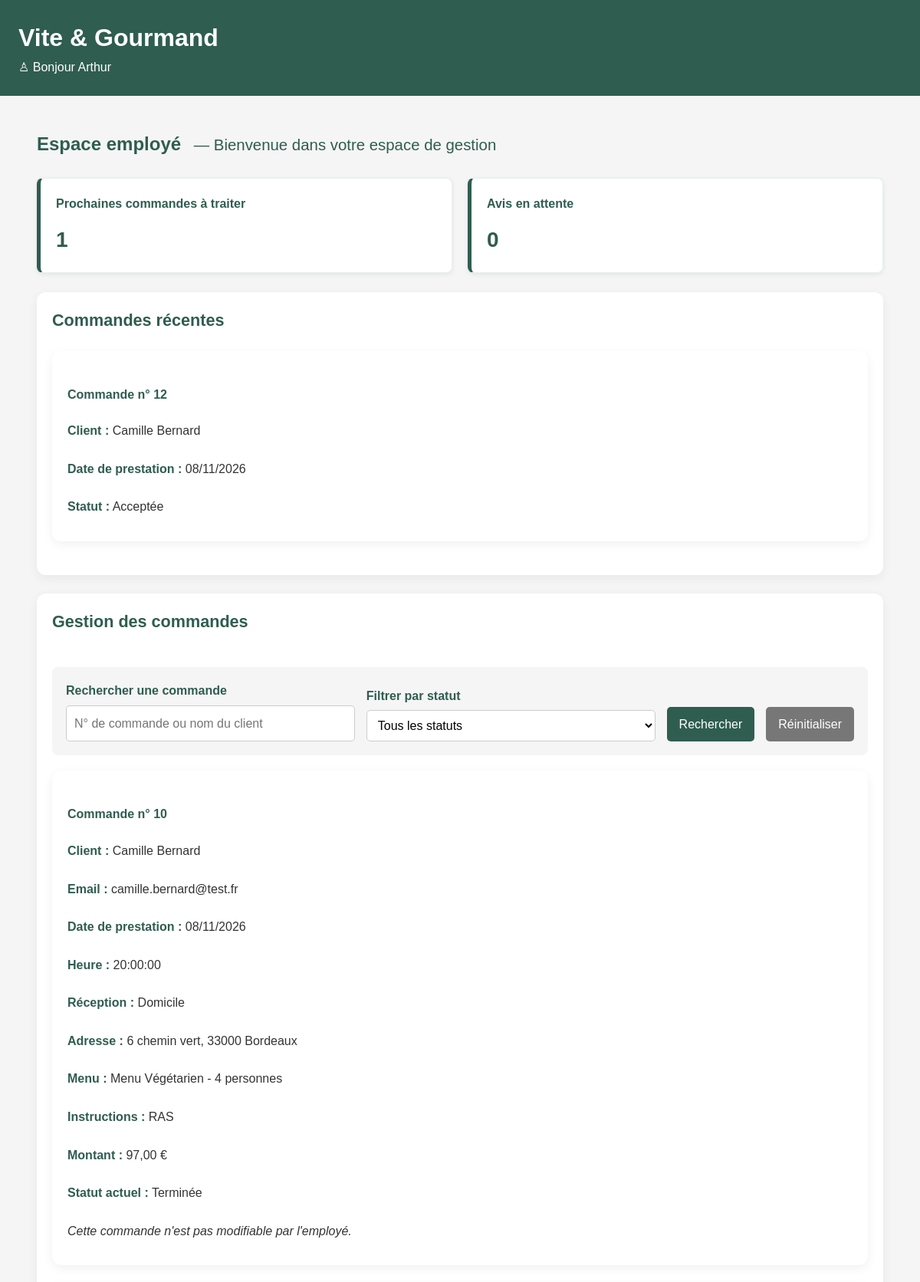
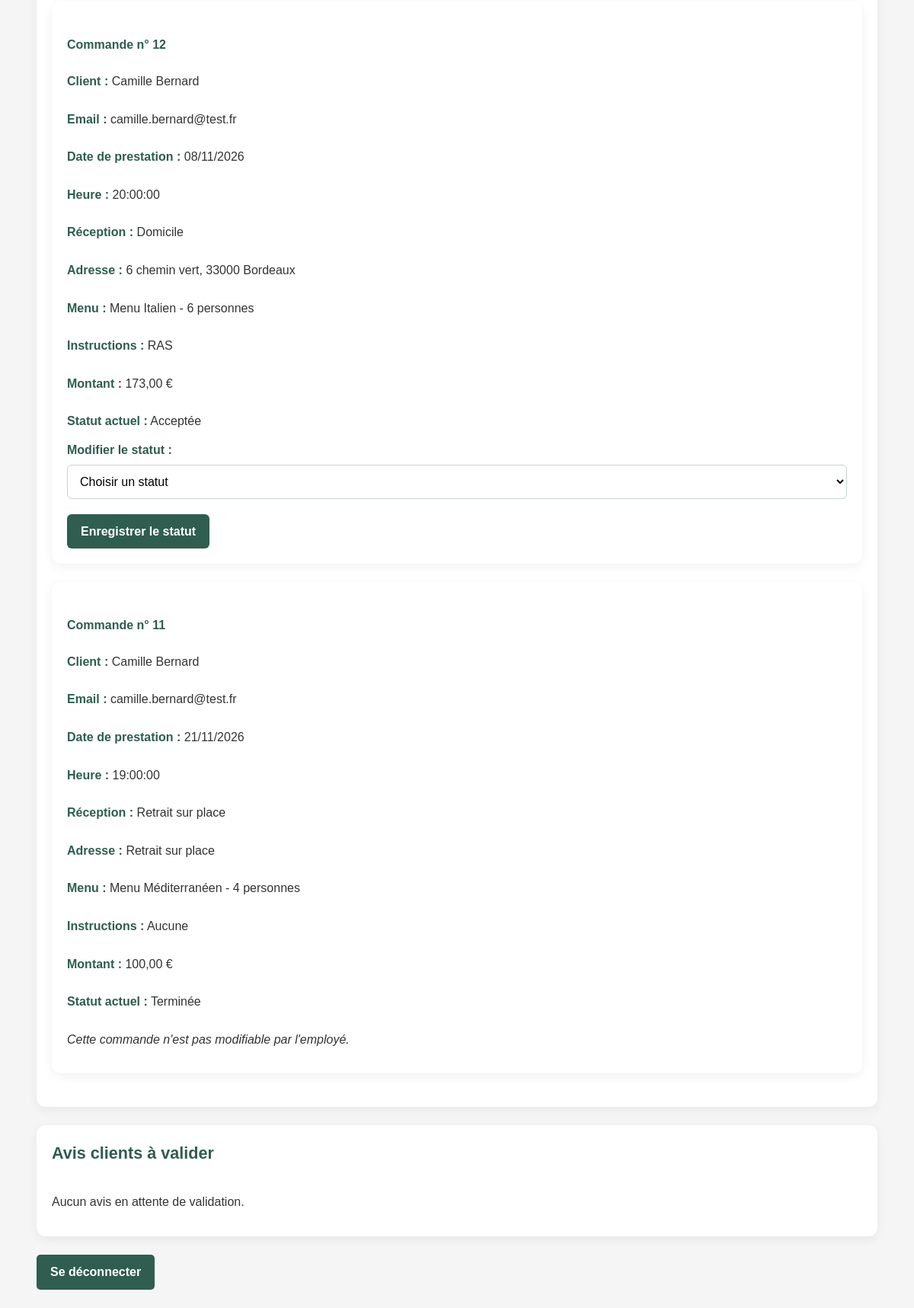
/espace-employe.php (signed in), run on the app's committed database (2 pictures, top to bottom).
### tables this page shows
CREATE TABLE `commande` (
  `id_commande` int(11) NOT NULL,
  `id_utilisateur` int(11) NOT NULL,
  `date_commande` datetime NOT NULL,
  `date_prestation` date NOT NULL,
  `heure_prestation` time NOT NULL,
  `lieu_livraison` varchar(150) NOT NULL,
  `adresse_livraison` varchar(255) NOT NULL,
  `prix_livraison` decimal(10,2) NOT NULL DEFAULT 0.00,
  `reduction` decimal(10,2) NOT NULL DEFAULT 0.00,
  `prix_total` decimal(10,2) NOT NULL,
  `materiel_prete` tinyint(1) NOT NULL DEFAULT 0,
  `date_retour_materiel` datetime DEFAULT NULL,
  `motif_annulation` text DEFAULT NULL,
  `mode_contact` varchar(50) DEFAULT NULL,
  `instructions` text DEFAULT NULL
);

CREATE TABLE `utilisateur` (
  `id_utilisateur` int(11) NOT NULL,
  `nom` varchar(100) NOT NULL,
  `prenom` varchar(100) NOT NULL,
  `email` varchar(150) NOT NULL,
  `gsm` varchar(20) DEFAULT NULL,
  `adresse` varchar(255) DEFAULT NULL,
  `mot_de_passe` varchar(255) NOT NULL,
  `role` varchar(30) NOT NULL,
  `actif` tinyint(1) NOT NULL DEFAULT 1,
  `token_reinitialisation` varchar(255) DEFAULT NULL,
  `expiration_reinitialisation` datetime DEFAULT NULL
);

CREATE TABLE `statut_commande` (
  `id_statut` int(11) NOT NULL,
  `libelle` varchar(100) NOT NULL
);

### espace-employe.php (the view, shortened to what this page needs)
<?php
$prenomEmploye = $_SESSION['prenom'] ?? 'Employé';
require_once 'config/database.php';
$recherche = trim($_GET['recherche'] ?? '');
$sqlCommandes = "
    SELECT
        c.id_commande,
        c.date_commande,
        c.date_prestation,
        c.heure_prestation,
        c.lieu_livraison,
        c.adresse_livraison,
        c.prix_total,
        c.instructions,
        u.nom,
        u.prenom,
        u.email,
        sc.id_statut,
        sc.libelle AS statut,
        (
            SELECT GROUP_CONCAT(
                CONCAT(m.titre, ' - ', lc.nombre_personnes, ' personnes')
                SEPARATOR ', '
            )
            FROM ligne_commande lc
            INNER JOIN menu m ON m.id_menu = lc.id_menu
            WHERE lc.id_commande = c.id_commande
        ) AS details_menu
    FROM commande c
    INNER JOIN utilisateur u
        ON u.id_utilisateur = c.id_utilisateur
    LEFT JOIN historique_commande h
        ON h.id_historique = (
            SELECT h2.id_historique
            FROM historique_commande h2
            WHERE h2.id_commande = c.id_commande
            ORDER BY h2.date_modification DESC,
                     h2.id_historique DESC
            LIMIT 1
        )
    LEFT JOIN statut_commande sc
        ON sc.id_statut = h.id_statut
    WHERE 1 = 1
";
$sqlCommandes .= " ORDER BY c.date_prestation ASC";
$requeteCommandes = $pdo->prepare($sqlCommandes);
$requeteCommandes->execute();
$commandes = $requeteCommandes->fetchAll(PDO::FETCH_ASSOC);
$commandesRecentes = [];
$commandesATraiter = 0;
$dateAujourdhui = date('Y-m-d');
foreach ($commandes as $commande) {
    $statutActuel = (int) ($commande['id_statut'] ?? 0);
    if (in_array($statutActuel, [1, 2, 3, 4], true)) {
        $commandesATraiter++;
        if ($commande['date_prestation'] >= $dateAujourdhui) {
            $commandesRecentes[] = $commande;
        }
    }
}
$commandesRecentes = array_slice($commandesRecentes, 0, 3);
$requeteAvis = $pdo->query("
    SELECT
        a.id_avis,
        a.note,
        a.commentaire,
        a.date_avis,
        c.id_commande,
        u.nom,
        u.prenom
    FROM avis a
    INNER JOIN commande c
        ON c.id_commande = a.id_commande
    INNER JOIN utilisateur u
        ON u.id_utilisateur = c.id_utilisateur
    WHERE a.statut_validation = 'En attente'
    ORDER BY a.date_avis ASC
");
$avisEnAttente = $requeteAvis->fetchAll(PDO::FETCH_ASSOC);
$nombreAvisEnAttente = count($avisEnAttente);
?>
<!DOCTYPE html>
<html lang="fr">
<head>
    <link rel="stylesheet" href="css/style.css">
</head>
<body>
<header class="site-header">
    <h1>Vite &amp; Gourmand</h1>
    <div class="bienvenue-header">
        <span aria-hidden="true">♙</span>
        Bonjour <?= htmlspecialchars($prenomEmploye) ?>
    </div>
</header>
<main class="contenu-principal">
    <h2>
        Espace employé
        <span class="bienvenue-employe">
            — Bienvenue dans votre espace de gestion
        </span>
    </h2>
    <div class="tableau-bord-employe">
        <div class="carte-statistique-employe">
            <h3>Prochaines commandes à traiter</h3>
            <p><?= $commandesATraiter ?></p>
        </div>
        <div class="carte-statistique-employe">
            <h3>Avis en attente</h3>
            <p><?= $nombreAvisEnAttente ?></p>
        </div>
    </div>
    <section class="carte-menu">
        <h3>Commandes récentes</h3>
        <?php if (!empty($commandesRecentes)) : ?>
            <?php foreach ($commandesRecentes as $commande) : ?>
                <article class="carte-menu">
                    <h4>
                        Commande n° <?= (int) $commande['id_commande'] ?>
                    </h4>
                    <p>
                        <strong>Client :</strong>
                        <?= htmlspecialchars($commande['prenom'] . ' ' . $commande['nom']) ?>
                    </p>
                    <p>
                        <strong>Date de prestation :</strong>
                        <?= date('d/m/Y', strtotime($commande['date_prestation'])) ?>
                    </p>
                    <p>
                        <strong>Statut :</strong>
                        <?= htmlspecialchars($commande['statut'] ?? 'Non défini') ?>
                    </p>
                </article>
            <?php endforeach; ?>
        <?php else : ?>
            <p>Aucune commande récente.</p>
        <?php endif; ?>
    </section>
    <section class="carte-menu">
        <h3>Gestion des commandes</h3>
        <form method="GET" class="filtres-commandes-employe">
            <div class="champ-filtre">
                <label for="recherche">Rechercher une commande</label>
                <input
                    type="text"
                    id="recherche"
                    name="recherche"
                    placeholder="N° de commande ou nom du client"
                    value="<?= htmlspecialchars($recherche) ?>"
                >
            </div>
            <div class="champ-filtre">
                <label for="filtre-statut">Filtrer par statut</label>
                <select id="filtre-statut" name="statut">
                    <option value="">Tous les statuts</option>
                </select>
            </div>
            <button type="submit">Rechercher</button>
            <a href="espace-employe.php" class="bouton-reinitialiser">
                Réinitialiser
            </a>
        </form>
        <?php if (!empty($commandes)) : ?>
            <?php foreach ($commandes as $commande) : ?>
                <article class="carte-menu">
                    <h4>
                        Commande n° <?= (int) $commande['id_commande'] ?>
                    </h4>
                    <p>
                        <strong>Client :</strong>
                        <?= htmlspecialchars($commande['prenom'] . ' ' . $commande['nom']) ?>
                    </p>
                    <p>
                        <strong>Email :</strong>
                        <?= htmlspecialchars($commande['email']) ?>
                    </p>
                    <p>
                        <strong>Date de prestation :</strong>
                        <?= date('d/m/Y', strtotime($commande['date_prestation'])) ?>
                    </p>
                    <p>
                        <strong>Heure :</strong>
                        <?= htmlspecialchars($commande['heure_prestation']) ?>
                    </p>
                    <p>
                        <strong>Réception :</strong>
                        <?= htmlspecialchars($commande['lieu_livraison']) ?>
                    </p>
                    <?php if (!empty($commande['adresse_livraison'])) : ?>
                        <p>
                            <strong>Adresse :</strong>
                            <?= htmlspecialchars($commande['adresse_livraison']) ?>
                        </p>
                    <?php endif; ?>
                    <p>
                        <strong>Menu :</strong>
                        <?= htmlspecialchars($commande['details_menu'] ?? 'Non renseigné') ?>
                    </p>
                    <p>
                        <strong>Instructions :</strong>
                        <?= nl2br(htmlspecialchars($commande['instructions'] ?? 'Aucune')) ?>
                    </p>
                    <p>
                        <strong>Montant :</strong>
                        <?= number_format((float) $commande['prix_total'], 2, ',', ' ') ?> €
                    </p>
                    <p>
                        <strong>Statut actuel :</strong>
                        <?= htmlspecialchars($commande['statut'] ?? 'Non défini') ?>
                    </p>
                    <?php
                    $statutActuel = (int) ($commande['id_statut'] ?? 0);
                    ?>
                    <?php if (in_array($statutActuel, [1, 2, 3, 4], true)) : ?>
                        <form action="espace-employe.php" method="POST">
                            <div class="champ-formulaire">
                                <label for="statut-<?= (int) $commande['id_commande'] ?>">
                                    Modifier le statut :
                                </label>
                                <select
                                    id="statut-<?= (int) $commande['id_commande'] ?>"
                                    name="id_statut"
                                    required
                                >
                                    <option value="">Choisir un statut</option>
                                </select>
                            </div>
                            <button type="submit" class="bouton">
                                Enregistrer le statut
                            </button>
                        </form>
                    <?php else : ?>
                        <p>
                            <em>
                                Cette commande n'est pas modifiable par l'employé.
                            </em>
                        </p>
                    <?php endif; ?>
                </article>
            <?php endforeach; ?>
        <?php else : ?>
            <p>Aucune commande enregistrée pour le moment.</p>
        <?php endif; ?>
    </section>
    <section class="carte-menu">
        <h3>Avis clients à valider</h3>
        <?php if (!empty($avisEnAttente)) : ?>
            <?php foreach ($avisEnAttente as $avis) : ?>
                <article class="carte-menu">
                    <h4>
                        Avis sur la commande n° <?= (int) $avis['id_commande'] ?>
                    </h4>
                    <p>
                        <strong>Client :</strong>
                        <?= htmlspecialchars($avis['prenom'] . ' ' . $avis['nom']) ?>
                    </p>
                    <p>
                        <strong>Note :</strong>
                        <?= (int) $avis['note'] ?>/5
                    </p>
                    <p>
                        <strong>Commentaire :</strong>
                        <?= nl2br(htmlspecialchars($avis['commentaire'])) ?>
                    </p>
                    <p>
                        <strong>Date :</strong>
                        <?= date('d/m/Y', strtotime($avis['date_avis'])) ?>
                    </p>
                    <form action="espace-employe.php" method="POST">
                        <input
                            type="hidden"
                            name="action"
                            value="valider_avis"
                        >
                        <input
                            type="hidden"
                            name="csrf_token"
                            value="<?= htmlspecialchars($_SESSION['csrf_token']) ?>"
                        >
                        <input
                            type="hidden"
                            name="id_avis"
                            value="<?= (int) $avis['id_avis'] ?>"
                        >
                        <button
                            type="submit"
                            name="decision"
                            value="Validé"
                            class="bouton"
                        >
                            Valider l'avis
                        </button>
                        <button
                            type="submit"
                            name="decision"
                            value="Refusé"
                            class="bouton"
                        >
                            Refuser l'avis
                        </button>
                    </form>
                </article>
            <?php endforeach; ?>
        <?php else : ?>
            <p>Aucun avis en attente de validation.</p>
        <?php endif; ?>
    </section>
    <a href="deconnexion.php" class="bouton-deconnexion">
        Se déconnecter
    </a>
</main>
</body>
</html>

### data on the page
commande: id_commande "12", id_utilisateur.nom "Camille Bernard", date_prestation "08/11/2026", statut_commande.libelle "Acceptée", id_utilisateur.email "camille.bernard@test.fr", heure_prestation "20:00:00", lieu_livraison "Domicile", adresse_livraison "6 chemin vert, 33000 Bordeaux", details_menu "Menu Italien - 6 personnes", instructions "RAS", prix_total "173,00"
commande: id_commande "10", id_utilisateur.nom "Camille Bernard", id_utilisateur.email "camille.bernard@test.fr", date_prestation "08/11/2026", heure_prestation "20:00:00", lieu_livraison "Domicile", adresse_livraison "6 chemin vert, 33000 Bordeaux", details_menu "Menu Végétarien - 4 personnes", instructions "RAS", prix_total "97,00", statut_commande.libelle "Terminée", shows "Cette commande n'est pas modifiable par l'employé."
commande: id_commande "11", id_utilisateur.nom "Camille Bernard", id_utilisateur.email "camille.bernard@test.fr", date_prestation "21/11/2026", heure_prestation "19:00:00", lieu_livraison "Retrait sur place", adresse_livraison "Retrait sur place", details_menu "Menu Méditerranéen - 4 personnes", instructions "Aucune", prix_total "100,00", statut_commande.libelle "Terminée", shows "Cette commande n'est pas modifiable par l'employé."

### other printed values
$prenomEmploye "Arthur"
$commandesATraiter "1"
$nombreAvisEnAttente "0"
